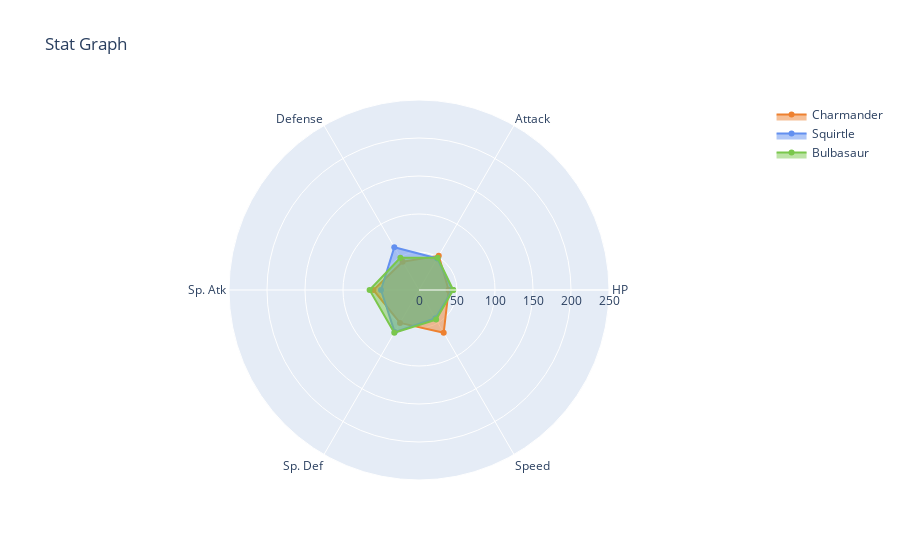

The cell this chart's notebook holds for it:
### Code cell
pkmn1= plot_pkmn_stats('Charmander')
pkmn2= plot_pkmn_stats('Squirtle')
pkmn3= plot_pkmn_stats('Bulbasaur')

gen1_stats = go.Figure(data=[pkmn1, pkmn2, pkmn3], layout=layout)
gen1_stats

### Figure 1 — Plotly figure (JSON) as saved in the notebook; plotly's stock layout.template omitted (floating-point values rounded to 4 significant figures)
{"data": [{"fill": "toself", "marker": {"color": "#EE8130"}, "name": "Charmander", "r": [39, 52, 43, 60, 50, 65, 39], "theta": ["HP", "Attack", "Defense", "Sp. Atk", "Sp. Def", "Speed", "HP"], "type": "scatterpolar"}, {"fill": "toself", "marker": {"color": "#6390F0"}, "name": "Squirtle", "r": [44, 48, 65, 50, 64, 43, 44], "theta": ["HP", "Attack", "Defense", "Sp. Atk", "Sp. Def", "Speed", "HP"], "type": "scatterpolar"}, {"fill": "toself", "marker": {"color": "#7AC74C"}, "name": "Bulbasaur", "r": [45, 49, 49, 65, 65, 45, 45], "theta": ["HP", "Attack", "Defense", "Sp. Atk", "Sp. Def", "Speed", "HP"], "type": "scatterpolar"}], "layout": {"polar": {"radialaxis": {"range": [0, 250], "visible": true}}, "showlegend": true, "title": {"text": "Stat Graph"}}}
